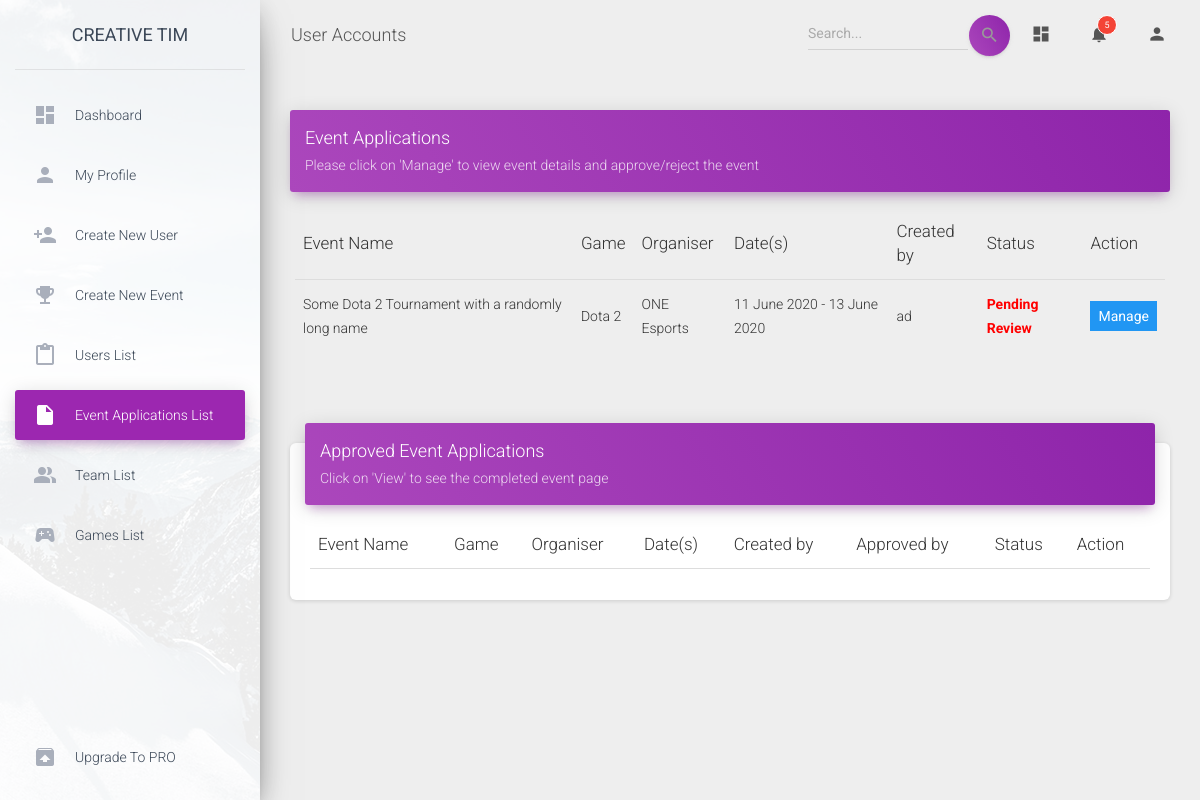
Screenshot of /dashboard_module/event_application_list.php with the database file from the repository.
### tables this page shows
CREATE TABLE `event_application` (
  `app_id` int(11) NOT NULL,
  `app_name` varchar(50) NOT NULL,
  `app_description` varchar(200) NOT NULL,
  `game_id` int(11) DEFAULT NULL,
  `team_count` int(3) DEFAULT NULL,
  `start_datetime` datetime NOT NULL,
  `end_datetime` datetime NOT NULL,
  `venue` varchar(100) NOT NULL,
  `city` varchar(100) NOT NULL,
  `state` varchar(100) NOT NULL,
  `organiser` varchar(100) NOT NULL,
  `created_by` int(11) NOT NULL,
  `created_at` datetime NOT NULL,
  `contact_method` varchar(50) DEFAULT NULL,
  `contact_no` varchar(15) DEFAULT NULL,
  `contact_email` varchar(100) DEFAULT NULL,
  `status` varchar(20) NOT NULL,
  `status_upd_at` datetime DEFAULT NULL,
  `status_upd_by` int(11) DEFAULT NULL,
  `deleted_at` datetime DEFAULT NULL
);

CREATE TABLE `games` (
  `game_id` int(11) NOT NULL,
  `game_name` varchar(50) NOT NULL,
  `platforms` varchar(50) NOT NULL,
  `genres` varchar(150) NOT NULL,
  `created_by` int(11) NOT NULL,
  `created_at` datetime NOT NULL,
  `updated_at` datetime DEFAULT NULL,
  `deleted_at` datetime DEFAULT NULL
);

CREATE TABLE `users` (
  `id` int(11) NOT NULL,
  `full_name` varchar(100) NOT NULL,
  `user_id` varchar(50) DEFAULT NULL,
  `mobile_number` varchar(15) NOT NULL,
  `email` varchar(100) NOT NULL,
  `password` varchar(100) NOT NULL,
  `DoB` date NOT NULL,
  `gender` enum('male','female') NOT NULL,
  `status` enum('created','authenticated','inactive','') NOT NULL,
  `accessed_at` datetime DEFAULT NULL,
  `updated_at` datetime NOT NULL,
  `city` varchar(100) NOT NULL,
  `state` varchar(100) NOT NULL,
  `is_admin` int(1) NOT NULL DEFAULT 0,
  `image_url` varchar(50) DEFAULT NULL
);

### dashboard_module/event_application_list.php (the view, shortened to what this page needs)
<!DOCTYPE html>
<html lang="en">
<?php
  $con = DatabaseConn();
  $sql_pending = "SELECT app.`app_name`,g.`game_name`,app.`organiser`,app.`start_datetime`,app.`end_datetime`,u.`full_name`,app.`status`,app.`app_id`
                  FROM `event_application` app JOIN `users` u ON app.`created_by` = u.`id` JOIN `games` g ON app.`game_id` = g.`game_id`
                  WHERE app.`status` = 'pending'";
  $pending_applications = mysqli_query($con, $sql_pending);
?>
<head>
  <link rel="stylesheet" href="https://maxcdn.bootstrapcdn.com/font-awesome/latest/css/font-awesome.min.css">
  <link href="assets/css/material-dashboard.css?v=2.1.2" rel="stylesheet" />
  <link href="assets/demo/demo.css" rel="stylesheet" />
</head>
<body class="">
  <div class="wrapper ">
    <div class="sidebar" data-color="purple" data-background-color="white" data-image="assets/img/sidebar-1.jpg">
      <div class="logo"><a href="http://www.creative-tim.com" class="simple-text logo-normal">
          Creative Tim
        </a></div>
      <div class="sidebar-wrapper">
        <ul class="nav">
          <li class="nav-item ">
                <a class="nav-link" href="./dashboard.php">
                    <i class="material-icons">dashboard</i>
                    <p>Dashboard</p>
                </a>
            </li>
            <li class="nav-item ">
                <a class="nav-link" href="./profile_details.php?id=<?php echo $curUser; ?>">
                    <i class="material-icons">person</i>
                    <p>My Profile</p>
                </a>
            </li>
            <li class="nav-item ">
                <a class="nav-link" href="./admin_create_user_front.php">
                    <i class="material-icons">person_add</i>
                    <p>Create New User</p>
                </a>
            </li>
            <li class="nav-item ">
                <a class="nav-link" href="./create_event_front.php">
                    <i class="material-icons">emoji_events</i>
                    <p>Create New Event</p>
                </a>
            </li>
            <li class="nav-item ">
                <a class="nav-link" href="./user_list.php">
                    <i class="material-icons">content_paste</i>
                    <p>Users List</p>
                </a>
            </li>
            <li class="nav-item active">
                <a class="nav-link" href="./event_application_list.php">
                    <i class="material-icons">insert_drive_file</i>
                    <p>Event Applications List</p>
                </a>
            </li>
            <li class="nav-item ">
                <a class="nav-link" href="./team_list.php">
                    <i class="material-icons">people_alt</i>
                    <p>Team List</p>
                </a>
            </li>
            <li class="nav-item ">
                <a class="nav-link" href="./game_list.php">
                    <i class="material-icons">sports_esports</i>
                    <p>Games List</p>
                </a>
            </li>
          <li class="nav-item active-pro ">
            <a class="nav-link" href="./upgrade.html">
              <i class="material-icons">unarchive</i>
              <p>Upgrade to PRO</p>
            </a>
          </li>
        </ul>
      </div>
    </div>
    <div class="main-panel">
      <nav class="navbar navbar-expand-lg navbar-transparent navbar-absolute fixed-top ">
        <div class="container-fluid">
          <div class="navbar-wrapper">
            <a class="navbar-brand" href="javascript:;">User Accounts</a>
          </div>
          <div class="collapse navbar-collapse justify-content-end">
            <form class="navbar-form">
              <div class="input-group no-border">
                <input type="text" value="" class="form-control" placeholder="Search...">
                <button type="submit" class="btn btn-white btn-round btn-just-icon">
                  <i class="material-icons">search</i>
                  <div class="ripple-container"></div>
                </button>
              </div>
            </form>
            <ul class="navbar-nav">
              <li class="nav-item">
                <a class="nav-link" href="javascript:;">
                  <i class="material-icons">dashboard</i>
                </a>
              </li>
              <li class="nav-item dropdown">
                <a class="nav-link" href="http://example.com" id="navbarDropdownMenuLink" data-toggle="dropdown" aria-haspopup="true" aria-expanded="false">
                  <i class="material-icons">notifications</i>
                  <span class="notification">5</span>
                </a>
              </li>
              <li class="nav-item dropdown">
                <a class="nav-link" href="javascript:;" id="navbarDropdownProfile" data-toggle="dropdown" aria-haspopup="true" aria-expanded="false">
                  <i class="material-icons">person</i>
                </a>
              </li>
            </ul>
          </div>
        </div>
      </nav>
      <div class="content">
        <div class="container-fluid">
          <div class="row">
            <div class="col-md-12">
              <div class="card card-plain">
                <div class="card-header card-header-primary">
                  <h4 class="card-title mt-0"> Event Applications </h4>
                  <p class="card-category">Please click on 'Manage' to view event details and approve/reject the event</p>
                </div>
                <div class="card-body">
                  <div class="table-responsive">
                    <table class="table table-hover">
                      <thead class="">
                        <th>Event Name</th>
                        <th>Game</th>
                        <th>Organiser</th>
                        <th>Date(s)</th>
                        <th>Created by</th>
                        <th>Status</th>
                        <th>Action</th>
                      </thead>
                      <tbody>
                        <?php if ($pending_applications) { ?>
                        <?php while($row1 = mysqli_fetch_array($pending_applications)):;?>
                        <tr>
                          <td><span><?php echo $row1[0];?></span></td>
                          <td><span><?php echo $row1[1];?></span></td>
                          <td><span><?php echo $row1[2];?></span></td>
                          <td><span><?php echo date("d F Y", strtotime($row1[3])).' - '.date("d F Y", strtotime($row1[4]));?></span></td>
                          <td><span><?php echo $row1[5];?></span></td>
                          <td style="color: red; font-weight: bold;"><span>Pending Review</span></td>
                          <td><button  class ="btn-primary" style="border-color: transparent;" onclick="manage_app(<?php echo $row1[7];?>)">Manage</button>
                        </tr>
                        <?php endwhile;?>
                        <?php } ?>
                      </tbody>
                    </table>
                  </div>
                </div>
              </div>
            </div>
            <div class="col-md-12">
              <div class="card">
                <div class="card-header card-header-primary">
                  <h4 class="card-title ">Approved Event Applications</h4>
                  <p class="card-category">Click on 'View' to see the completed event page</p>
                </div>
                <div class="card-body">
                  <div class="table-responsive">
                    <table class="table table-hover">
                      <thead class="">
                        <th>Event Name</th>
                        <th>Game</th>
                        <th>Organiser</th>
                        <th>Date(s)</th>
                        <th>Created by</th>
                        <th>Approved by</th>
                        <th>Status</th>
                        <th>Action</th>
                      </thead>
                    </table>
                  </div>
              </div>
            </div>
          </div>
        </div>
      </div>
    </div>
  </div>
</body>
</html>

### rows the page displays
event_application: app_name "Some Dota 2 Tournament with a randomly long name", game.game_name "Dota 2", organiser "ONE Esports", start_datetime "11 June 2020", end_datetime "13 June 2020", users.full_name "ad"
